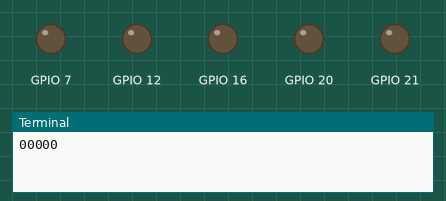
Simulated run of this program. Board: Raspberry Pi (BCM pin numbers). Parts: output pins drawn as LEDs (lit = HIGH), the last lines printed to the terminal.

Above: at 0.1 s.
At 4.1 s:
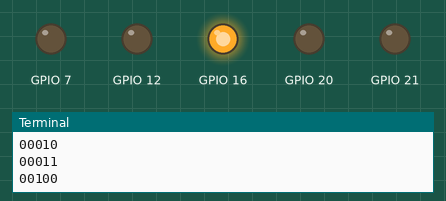
At 9.1 s:
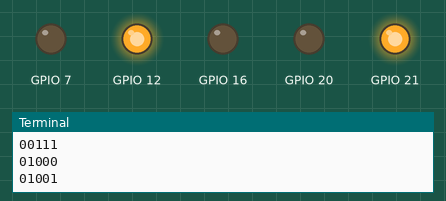
At 19.1 s:
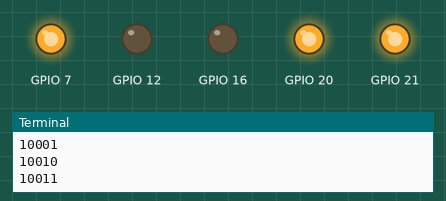
At 29.1 s:
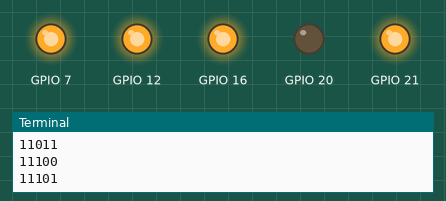
At 39.1 s:
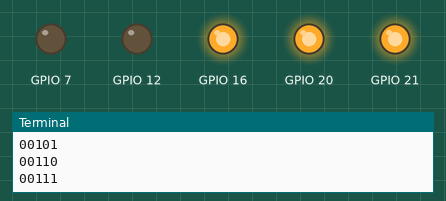
Timing chart, 0 to 40.0 s (numbered marks = the images above):
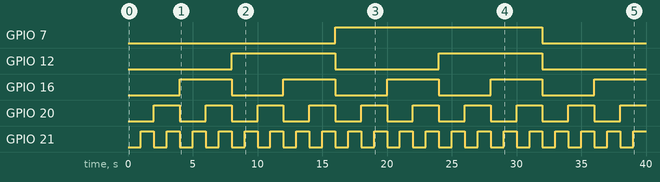

Measured:
- by itself, GPIO 7: LOW → HIGH at 16.0 s, → LOW 16.0 s later
- by itself, GPIO 12: alternates HIGH for 8.0 s and LOW for 8.0 s
- by itself, GPIO 16: alternates HIGH for 4.0 s and LOW for 4.0 s
- by itself, GPIO 20: alternates HIGH for 2.0 s and LOW for 2.0 s
- by itself, GPIO 21: alternates HIGH for 1.0 s and LOW for 1.0 s

The program:

binary_counter_V2.py
```python
# Python program to blink five LEDs as a binary counter from zero to 31
# Inspired by Lesson 5 of Paul McWhorter's Raspberry Pi Class.
# Lori Pfahler
# August 2022

# import libraries and setup GPIO pins 7, 12, 16, 20, 21
import RPi.GPIO as GPIO
import time

# setup board numbering system and GPIO pins for LEDs
GPIO.setmode(GPIO.BCM)
GPIO.setup(7, GPIO.OUT)
GPIO.setup(12, GPIO.OUT)
GPIO.setup(16, GPIO.OUT)
GPIO.setup(20, GPIO.OUT)
GPIO.setup(21, GPIO.OUT)

delayTime = 1

try:
    while True:
        for x in range(0, 32, 1):
            # use format function to convert x to binary with five digits
            binString = format(x, '05b')
            # print binary to screen for verification
            print(binString)
            # separate out digits to each pin variable - make these integers
            pin7 = int(binString[0])
            pin12 = int(binString[1])
            pin16 = int(binString[2])
            pin20 = int(binString[3])
            pin21 = int(binString[4])
            # light up  the LEDS according to the binary representation
            GPIO.output(7, pin7)
            GPIO.output(12, pin12)
            GPIO.output(16, pin16)
            GPIO.output(20, pin20)
            GPIO.output(21, pin21)
            # allow a delay to see the counting
            time.sleep(delayTime)

except KeyboardInterrupt:
    #  turn off LEDs
    GPIO.output(7, 0)
    GPIO.output(12, 0)
    GPIO.output(16, 0)
    GPIO.output(20, 0)
    GPIO.output(21, 0)
    # clear GPIO settings
    GPIO.cleanup()
```
